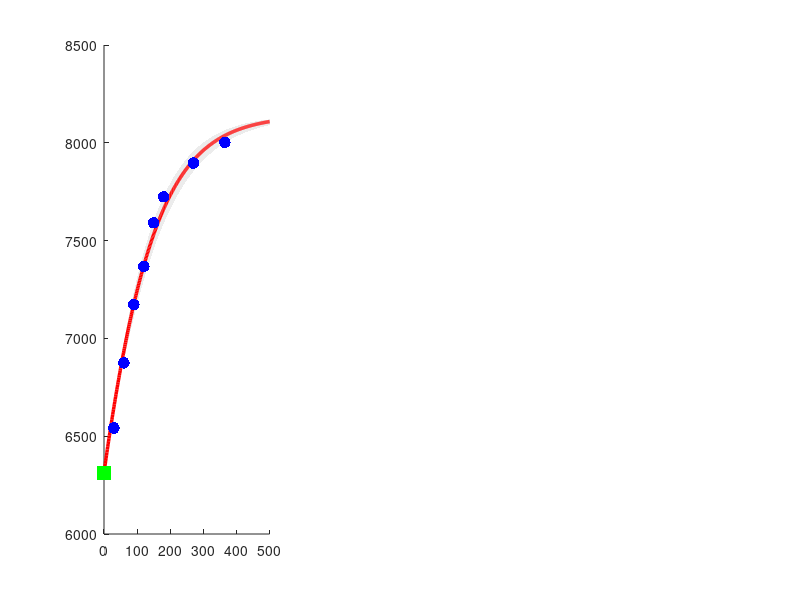

This figure's MATLAB source: (Note: this script raises an error after producing the figure.)
% ==================== Fixed Parameters ====================
K     = 8011;     % saturation capacity (tons/day)
gamma = 0.022;    % intrinsic growth rate (1/day)
x0    = 6314;     % initial recovery (tons/day)

% ==================== Measured Data ====================
t_data = [0, 30, 60, 90, 120, 150, 180, 270, 365];
y_data = [6314, 6542, 6875, 7173, 7368, 7591, 7724, 7896, 8002];

% ====================================================================
% Q2 SYMMETRIC MODEL
% ODE: dx/dt = gamma/(1+beta) * x * (1 - x/(K*(1+alpha)))
% Standard logistic: r = gamma/(1+beta), K_eff = K*(1+alpha)
% ====================================================================

logistic_q2 = @(p, t) p(2) ./ (1 + (p(2)/x0 - 1) .* exp(-p(1) * t));

% Fit with constraints: r <= gamma, K_eff >= K (alpha, beta >= 0)
cost = @(p) sum((logistic_q2(p, t_data) - y_data).^2) + ...
            1e6 * max(0, p(1) - gamma)^2 + ...      % r <= gamma
            1e6 * max(0, K - p(2))^2;                 % K_eff >= K

p0 = [0.01, 8100];
p_opt = fminsearch(cost, p0);
r_fit = min(p_opt(1), gamma);
K_eff_fit = max(p_opt(2), K);

% Derive alpha, beta
beta_fit  = gamma / r_fit - 1;
alpha_fit = K_eff_fit / K - 1;

% Predictions
y_pred = logistic_q2(p_opt, t_data);
residuals = y_data - y_pred;
ss_res = sum(residuals.^2);
ss_tot = sum((y_data - mean(y_data)).^2);
r2  = 1 - ss_res / ss_tot;
mae = mean(abs(residuals));
mape = mean(abs(residuals ./ y_data)) * 100;

% Q1 comparison
r_q1 = gamma;
y_q1_pred = logistic_q2([r_q1, K], t_data);
res_q1 = y_data - y_q1_pred;
ss_res_q1 = sum(res_q1.^2);
r2_q1 = 1 - ss_res_q1 / ss_tot;
mae_q1 = mean(abs(res_q1));

fprintf('========== Q2 SYMMETRIC MODEL ==========\n');
fprintf('Model: dx/dt = gamma/(1+beta)*x*(1-x/(K*(1+alpha)))\n');
fprintf('Fitted: r = %.6f, K_eff = %.2f\n', r_fit, K_eff_fit);
fprintf('Derived: alpha = %.6f, beta = %.6f\n', alpha_fit, beta_fit);
fprintf('R^2 = %.4f, MAE = %.1f, MAPE = %.2f%%\n', r2, mae, mape);
fprintf('Q1 ref: R^2 = %.4f, MAE = %.1f\n', r2_q1, mae_q1);
fprintf('=========================================\n');

% ==================== Smooth curves ====================
t_smooth = linspace(0, 500, 400);
x_q2 = logistic_q2(p_opt, t_smooth);
x_q1 = logistic_q2([r_q1, K], t_smooth);

% ==================== Figure ====================
figure('Position', [50, 50, 1600, 500]);

% --- Subplot 1: Q2 Fit ---
subplot(1, 3, 1);
hold on;
r_lo = r_fit * 0.9; r_hi = r_fit * 1.1;
x_lo = logistic_q2([r_lo, K_eff_fit], t_smooth);
x_hi = logistic_q2([r_hi, K_eff_fit], t_smooth);
fill([t_smooth, fliplr(t_smooth)], [x_lo, fliplr(x_hi)], ...
     [0.85 0.85 0.85], 'EdgeColor', 'none', 'FaceAlpha', 0.5, ...
     'DisplayName', 'r \pm 10%');
plot(t_smooth, x_q2, 'r-', 'LineWidth', 2.5, 'DisplayName', 'Q2 fitted');
scatter(t_data, y_data, 70, 'b', 'filled', 'DisplayName', 'Data');
scatter(0, x0, 100, 'g', 's', 'filled', 'DisplayName', sprintf('x_0=%d', x0));
yline(K_eff_fit, 'r--', 'LineWidth', 1.2, 'DisplayName', sprintf('K_{eff}=%.0f', K_eff_fit));
yline(K, 'k:', 'LineWidth', 1.2, 'DisplayName', sprintf('K=%d', K));
xlabel('t (days)', 'FontSize', 12);
ylabel('x(t) (tons/day)', 'FontSize', 12);
title(sprintf(['Q2: r = %.4f, K_{eff} = %.0f\n' ...
               '\\alpha = %.4f, \\beta = %.4f, R^2 = %.4f, MAE = %.1f'], ...
              r_fit, K_eff_fit, alpha_fit, beta_fit, r2, mae), ...
      'FontSize', 12, 'FontWeight', 'bold');
legend('Location', 'southeast', 'FontSize', 8);
grid on; hold off;

% --- Subplot 2: Q1 vs Q2 ---
subplot(1, 3, 2);
hold on;
plot(t_smooth, x_q2, 'r-', 'LineWidth', 2.5, ...
     'DisplayName', sprintf('Q2: r=%.4f, K_{eff}=%.0f (R^2=%.4f)', r_fit, K_eff_fit, r2));
plot(t_smooth, x_q1, 'Color', [0.17 0.63 0.17], 'LineWidth', 2.5, 'LineStyle', '--', ...
     'DisplayName', sprintf('Q1: \\gamma=%.3f, K=%d (R^2=%.4f)', r_q1, K, r2_q1));
scatter(t_data, y_data, 70, 'b', 'filled', 'DisplayName', 'Data');
yline(K, 'k:', 'LineWidth', 1.5);
xlabel('t (days)', 'FontSize', 12);
ylabel('x(t) (tons/day)', 'FontSize', 12);
title('Q1 vs Q2', 'FontSize', 13, 'FontWeight', 'bold');
legend('Location', 'southeast', 'FontSize', 8);
grid on; hold off;

% --- Subplot 3: Residuals ---
subplot(1, 3, 3);
hold on;
yline(0, 'k-', 'LineWidth', 1);
h1 = stem(t_data, residuals, 'r', 'LineWidth', 2, 'MarkerSize', 8);
h2 = stem(t_data, res_q1, 'Color', [0.17 0.63 0.17], 'LineWidth', 2, 'MarkerSize', 8);
xlabel('t (days)', 'FontSize', 12);
ylabel('Residual (tons/day)', 'FontSize', 12);
title(sprintf('Residuals: Q2 MAE=%.0f vs Q1 MAE=%.0f', mae, mae_q1), ...
      'FontSize', 13, 'FontWeight', 'bold');
legend([h1, h2], {'Q2', 'Q1'}, 'Location', 'best', 'FontSize', 9);
grid on; hold off;

sgtitle(sprintf(['Q2 Symmetric Model: \\alpha=%.4f, \\beta=%.4f, ' ...
                 'r=%.4f, K_{eff}=%.0f'], alpha_fit, beta_fit, r_fit, K_eff_fit), ...
        'FontSize', 14, 'FontWeight', 'bold');

saveas(gcf, 'model_q2_matlab.png');
fprintf('Saved: model_q2_matlab.png\n');
